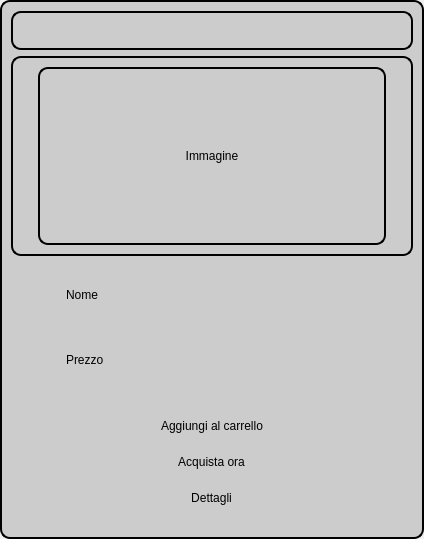
<?xml version="1.0" encoding="UTF-8"?>
<ui version="4.0">
 <class>Form</class>
 <widget class="QWidget" name="Form">
  <property name="geometry">
   <rect>
    <x>0</x>
    <y>0</y>
    <width>424</width>
    <height>539</height>
   </rect>
  </property>
  <property name="windowTitle">
   <string>Form</string>
  </property>
  <layout class="QVBoxLayout" name="verticalLayout">
   <property name="spacing">
    <number>0</number>
   </property>
   <property name="leftMargin">
    <number>0</number>
   </property>
   <property name="topMargin">
    <number>0</number>
   </property>
   <property name="rightMargin">
    <number>0</number>
   </property>
   <property name="bottomMargin">
    <number>0</number>
   </property>
   <item>
    <widget class="QFrame" name="frame_3">
     <property name="sizePolicy">
      <sizepolicy hsizetype="Expanding" vsizetype="Expanding">
       <horstretch>0</horstretch>
       <verstretch>0</verstretch>
      </sizepolicy>
     </property>
     <property name="minimumSize">
      <size>
       <width>350</width>
       <height>500</height>
      </size>
     </property>
     <property name="styleSheet">
      <string notr="true">border-radius:10px;
border:2px solid black;
color:black;
background-color: rgb(204, 204, 204);</string>
     </property>
     <property name="frameShape">
      <enum>QFrame::StyledPanel</enum>
     </property>
     <property name="frameShadow">
      <enum>QFrame::Raised</enum>
     </property>
     <layout class="QVBoxLayout" name="verticalLayout_3">
      <item>
       <widget class="QFrame" name="frame_4">
        <property name="maximumSize">
         <size>
          <width>16777215</width>
          <height>50</height>
         </size>
        </property>
        <property name="frameShape">
         <enum>QFrame::StyledPanel</enum>
        </property>
        <property name="frameShadow">
         <enum>QFrame::Raised</enum>
        </property>
        <layout class="QVBoxLayout" name="verticalLayout_5">
         <property name="spacing">
          <number>0</number>
         </property>
         <property name="leftMargin">
          <number>0</number>
         </property>
         <property name="topMargin">
          <number>0</number>
         </property>
         <property name="rightMargin">
          <number>0</number>
         </property>
         <property name="bottomMargin">
          <number>0</number>
         </property>
         <item alignment="Qt::AlignRight">
          <widget class="QToolButton" name="like_button">
           <property name="styleSheet">
            <string notr="true">border:none;</string>
           </property>
           <property name="text">
            <string/>
           </property>
           <property name="icon">
            <iconset resource="../../home/view/res.qrc">
             <normaloff>:/icone/icone/cuore.png</normaloff>
             <normalon>:/icone/icone/cuore_pieno.png</normalon>:/icone/icone/cuore.png</iconset>
           </property>
           <property name="iconSize">
            <size>
             <width>32</width>
             <height>32</height>
            </size>
           </property>
           <property name="checkable">
            <bool>true</bool>
           </property>
          </widget>
         </item>
        </layout>
       </widget>
      </item>
      <item>
       <widget class="QFrame" name="immagine">
        <property name="sizePolicy">
         <sizepolicy hsizetype="Expanding" vsizetype="Expanding">
          <horstretch>0</horstretch>
          <verstretch>0</verstretch>
         </sizepolicy>
        </property>
        <property name="minimumSize">
         <size>
          <width>0</width>
          <height>200</height>
         </size>
        </property>
        <property name="frameShape">
         <enum>QFrame::StyledPanel</enum>
        </property>
        <property name="frameShadow">
         <enum>QFrame::Raised</enum>
        </property>
        <layout class="QHBoxLayout" name="horizontalLayout">
         <property name="leftMargin">
          <number>25</number>
         </property>
         <property name="rightMargin">
          <number>25</number>
         </property>
         <item>
          <widget class="QLabel" name="immagine_prodotto">
           <property name="sizePolicy">
            <sizepolicy hsizetype="Expanding" vsizetype="Expanding">
             <horstretch>0</horstretch>
             <verstretch>0</verstretch>
            </sizepolicy>
           </property>
           <property name="text">
            <string>Immagine</string>
           </property>
           <property name="alignment">
            <set>Qt::AlignCenter</set>
           </property>
          </widget>
         </item>
        </layout>
       </widget>
      </item>
      <item>
       <widget class="QFrame" name="Nome_prezzo">
        <property name="sizePolicy">
         <sizepolicy hsizetype="Expanding" vsizetype="Expanding">
          <horstretch>0</horstretch>
          <verstretch>0</verstretch>
         </sizepolicy>
        </property>
        <property name="styleSheet">
         <string notr="true">border:none;</string>
        </property>
        <property name="frameShape">
         <enum>QFrame::StyledPanel</enum>
        </property>
        <property name="frameShadow">
         <enum>QFrame::Raised</enum>
        </property>
        <layout class="QVBoxLayout" name="verticalLayout_2">
         <property name="spacing">
          <number>0</number>
         </property>
         <property name="leftMargin">
          <number>30</number>
         </property>
         <property name="topMargin">
          <number>0</number>
         </property>
         <property name="rightMargin">
          <number>0</number>
         </property>
         <property name="bottomMargin">
          <number>0</number>
         </property>
         <item>
          <widget class="QFrame" name="frame">
           <property name="frameShape">
            <enum>QFrame::StyledPanel</enum>
           </property>
           <property name="frameShadow">
            <enum>QFrame::Raised</enum>
           </property>
           <layout class="QHBoxLayout" name="horizontalLayout_2">
            <property name="leftMargin">
             <number>25</number>
            </property>
            <item>
             <widget class="QLabel" name="nome">
              <property name="text">
               <string>Nome</string>
              </property>
             </widget>
            </item>
           </layout>
          </widget>
         </item>
         <item>
          <widget class="QFrame" name="frame_2">
           <property name="frameShape">
            <enum>QFrame::StyledPanel</enum>
           </property>
           <property name="frameShadow">
            <enum>QFrame::Raised</enum>
           </property>
           <layout class="QHBoxLayout" name="horizontalLayout_3">
            <property name="leftMargin">
             <number>25</number>
            </property>
            <item>
             <widget class="QLabel" name="prezzo">
              <property name="text">
               <string>Prezzo</string>
              </property>
             </widget>
            </item>
           </layout>
          </widget>
         </item>
        </layout>
       </widget>
      </item>
      <item>
       <widget class="QFrame" name="ordina_dettagli">
        <property name="sizePolicy">
         <sizepolicy hsizetype="Expanding" vsizetype="Expanding">
          <horstretch>0</horstretch>
          <verstretch>0</verstretch>
         </sizepolicy>
        </property>
        <property name="styleSheet">
         <string notr="true">border:none;</string>
        </property>
        <property name="frameShape">
         <enum>QFrame::StyledPanel</enum>
        </property>
        <property name="frameShadow">
         <enum>QFrame::Raised</enum>
        </property>
        <layout class="QVBoxLayout" name="verticalLayout_4">
         <property name="spacing">
          <number>10</number>
         </property>
         <item alignment="Qt::AlignHCenter">
          <widget class="QPushButton" name="agg_carrello_button">
           <property name="cursor">
            <cursorShape>PointingHandCursor</cursorShape>
           </property>
           <property name="text">
            <string>Aggiungi al carrello</string>
           </property>
          </widget>
         </item>
         <item alignment="Qt::AlignHCenter">
          <widget class="QPushButton" name="acquista_button">
           <property name="cursor">
            <cursorShape>PointingHandCursor</cursorShape>
           </property>
           <property name="text">
            <string>Acquista ora</string>
           </property>
          </widget>
         </item>
         <item alignment="Qt::AlignHCenter">
          <widget class="QPushButton" name="dettagli_button">
           <property name="cursor">
            <cursorShape>PointingHandCursor</cursorShape>
           </property>
           <property name="text">
            <string>Dettagli</string>
           </property>
          </widget>
         </item>
        </layout>
       </widget>
      </item>
     </layout>
    </widget>
   </item>
  </layout>
 </widget>
 <resources>
  <include location="../../home/view/res.qrc"/>
 </resources>
 <connections/>
</ui>
